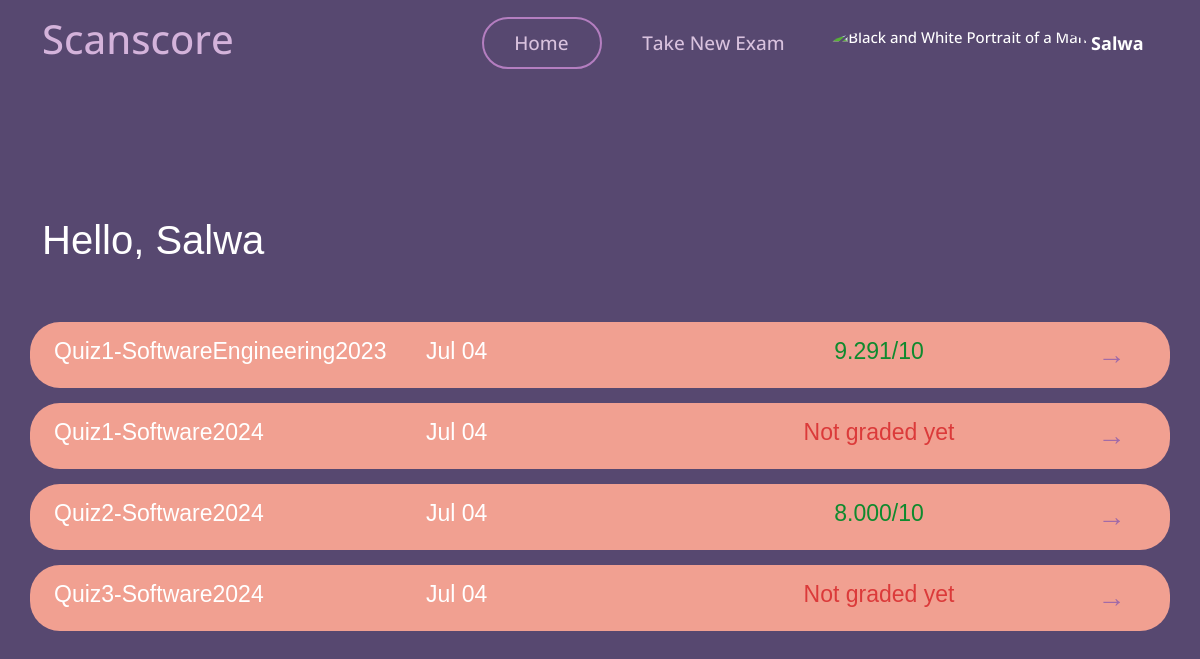
/student_dashboard/ (signed in), run on an earlier commit of the app's database.
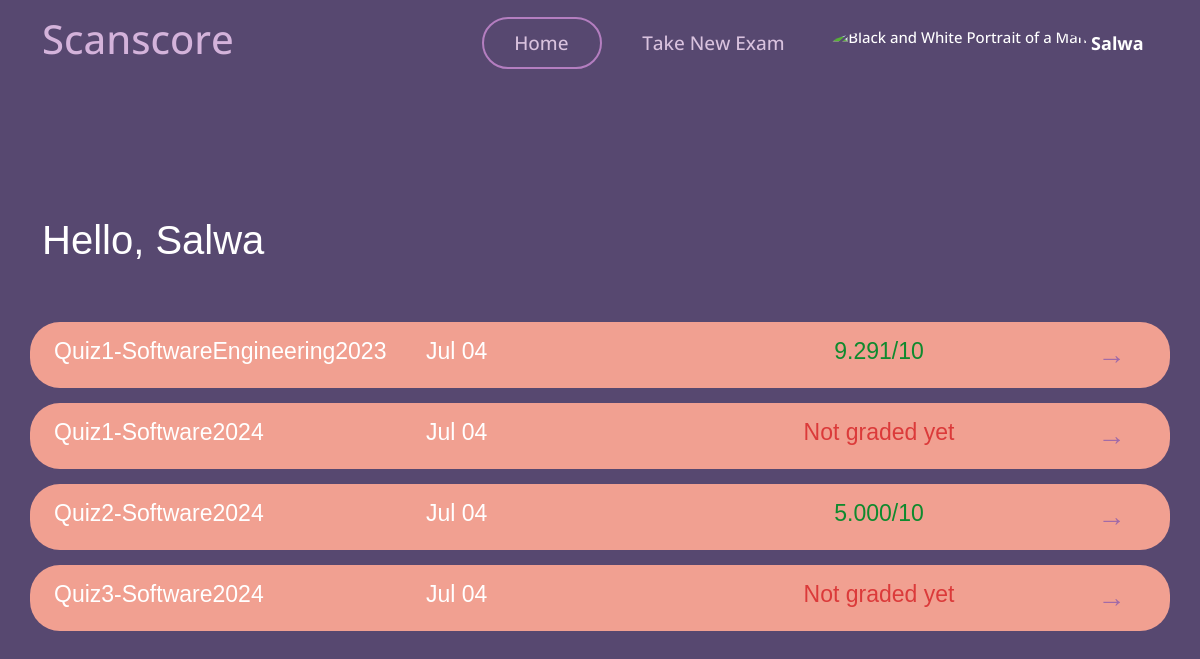
And on a later commit of the database.
### myapp/models.py (models this page shows)
class ExamSubmission(models.Model):
    exam = models.ForeignKey(Exam, on_delete=models.CASCADE,related_name='submissions') #related name is used to access the submissions of a particular exam
    student = models.ForeignKey(User, on_delete=models.CASCADE,related_name='submissions') #related name is used to access the submissions of a particular student
    student_answer = models.TextField(max_length=10000)
    score = models.DecimalField(max_digits=5, decimal_places=3, validators=[MaxValueValidator(10.000)])
    time_submitted = models.DateTimeField(auto_now_add=True)
    is_graded = models.BooleanField(default=False)
    is_approved = models.BooleanField(default=False) #If the teacher approves the grade , this will be set to true and then the student can see the grade

class Exam(models.Model):
    name = models.CharField(max_length=100)
    teacher = models.ForeignKey(User, on_delete=models.CASCADE)
    question= models.TextField(max_length=10000)
    model_answer = models.TextField(max_length=10000)
    keywordsList = models.TextField(max_length=10000,null=True,blank=True)
    is_active = models.BooleanField(default=False)
    time_created = models.DateTimeField(auto_now_add=True)
    time_updated = models.DateTimeField(auto_now=True)
    ocr_graded = models.BooleanField(default=False)

### myapp/views.py (the view)
# urls.py: path('student_dashboard/', views.student_dashboard, name='student_dashboard'),
def student_dashboard(request):
    if not hasattr(request.user, 'student'): # Check if the user is a student
        return HttpResponseForbidden("You are not authorized to view this page.")
    student_submissions = ExamSubmission.objects.filter(student=request.user)
    return render(request, 'myapp/student/student_dashboard.html', {'student_submissions': student_submissions})

### templates/myapp/student/student_dashboard.html (shortened to what this page needs)
{% load static %}
<!DOCTYPE html>
<html lang="en">
<head>
    <link href="{% static 'vendor/aos/aos.css' %}" rel="stylesheet">
    <link href="{% static 'vendor/bootstrap/css/bootstrap.min.css' %}" rel="stylesheet">
    <link href="{% static 'vendor/bootstrap-icons/bootstrap-icons.css' %}" rel="stylesheet">
    <link href="{% static 'vendor/boxicons/css/boxicons.min.css' %}" rel="stylesheet">
    <link href="{% static 'vendor/glightbox/css/glightbox.min.css' %}" rel="stylesheet">
    <link href="{% static 'vendor/remixicon/remixicon.css' %}" rel="stylesheet">
    <link href="{% static 'vendor/swiper/swiper-bundle.min.css' %}" rel="stylesheet">
    <link href="{% static 'css/style.css' %}" rel="stylesheet">
</head>
<body>
    <header id="header">
        <div class="container align-items-center justify-content-between">
            <h1 class="me-auto"><a href="{% url 'student_dashboard' %}" style="color: #d4b3db;" id="scan">Scanscore</a>
            </h1>
            <nav id="navbar" class="navbar order-last order-lg-0">
                <ul>
                    <li><a class="nav-link scrollto Active" href="{% url 'student_dashboard' %}" id="home">Home</a>
                    </li>
                    <li><a class="nav-link scrollto" href="{% url 'take_exam' %}" id="makenew">Take New Exam</a></li>
                    <li class="dropdown">
                        <a href="#">
                            <img src="{% static 'img/unknown_user.jpg' %}" class="rounded-circle" height="35"
                                alt="Black and White Portrait of a Man" loading="lazy" id="img_pro" />
                            <strong class="d-none d-sm-block ms-1" id="username">{{ user.first_name }}</strong><i
                                class="bi bi-chevron-down" id="arrow_pro"></i>
                        </a>
                    </li>
                </ul>
            </nav>
        </div>
    </header>
    <section style="text-align: left;font-family: Arial, Helvetica, sans-serif;">
        <div class="container">
            {% block content %}
            <h1 id="hello"
                style="font-family: 'Trebuchet MS', 'Lucida Sans Unicode', 'Lucida Grande', 'Lucida Sans', Arial, sans-serif;color: white;">
                Hello, {{ user.first_name }}
            </h1>
            <div class="exam-list">
                {% for submission in student_submissions %}
                <div class="exam-item row" id="exam-list">
                    <div class="exam-title col-md-4 pos_list">{{ submission.exam.name }}</div>
                    <div class="exam-date col-md-3 pos_list">{{ submission.time_submitted|date:"M d" }}</div>
                    {% if submission.is_approved %}
                    <div class="exam-grade col-md-4 grade pos_list" style="text-align: center;" id="graded"
                        data-grade='{{ submission.score }}'>
                        {{ submission.score }}/10
                    </div>
                    {% else %}
                    <div class="exam-grade col-md-4 pos_list pos_list" style="cursor: pointer; text-align: center; " id="not_graded">
                        Not graded yet
                    </div>
                    {% endif %}
                    <div class="arrow col-md-1" style="cursor: pointer; text-align: center;"
                        onclick="location.href='{% url 'view_exam_student' submission.exam.id %}'" id="arrow-dir"
                        class="ntr">→</div>
                </div>
                {% empty %}
                <div style="text-align: center;">
                    <h2 style="padding-left: 15px;">No exams submitted yet.</h2>
                </div>
                {% endfor %}
            </div>
            {% endblock %}
        </div>
    </section>
</body>
</html>

What changed in the data, as far as the page shows it:
changed ExamSubmission "Quiz2-Software2024": score "8.000" → "5.000"
